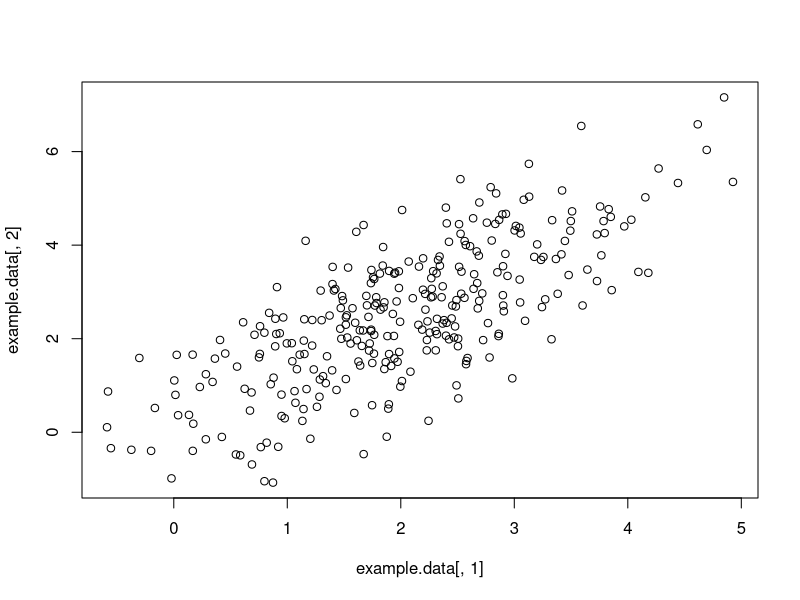
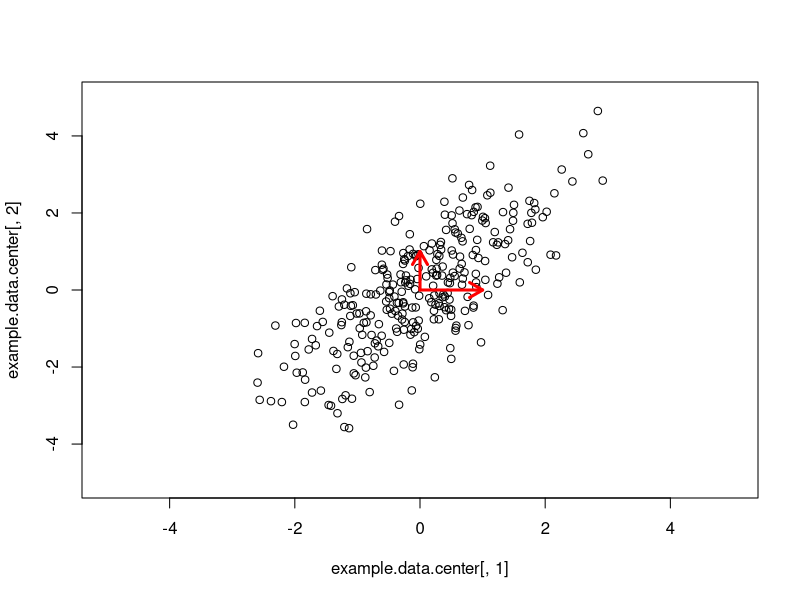
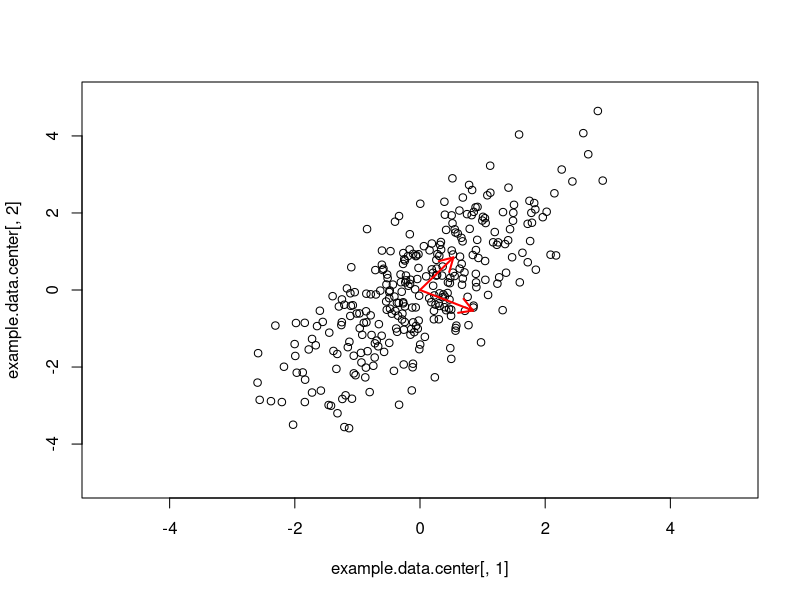
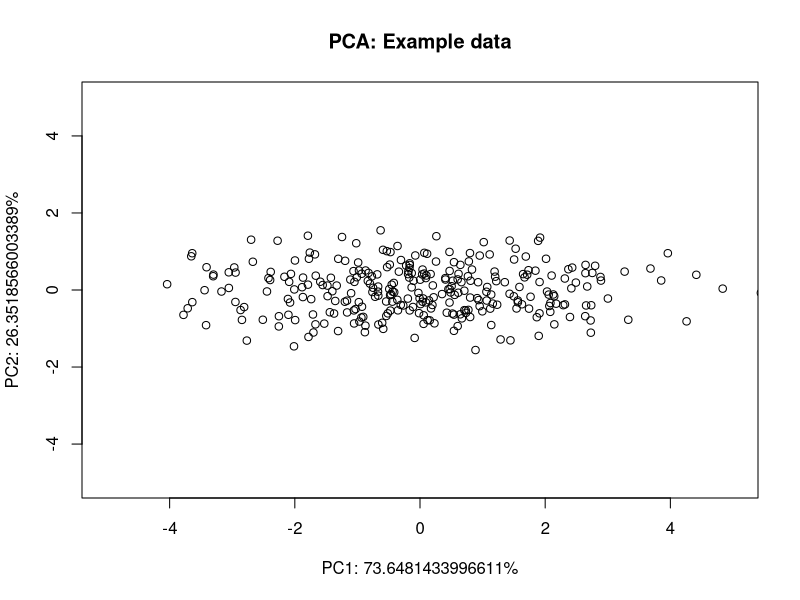

R code for these plots, in order:
## ---- chunk 1

set.seed(1987)

## ---- chunk 2

x <- 2 + rnorm(300,0,1)
y <- 0.5 + 1*x + rnorm(300,0,1)

example.data <- cbind(x,y)
plot(example.data[,1],example.data[,2])

## ---- chunk 3
example.data.center <- scale(example.data, center = TRUE, scale = FALSE)
plot(example.data.center[,1], example.data.center[,2],xlim = c(-5,5), ylim = c(-5,5))
arrows(x0=0, y0=0, x1 = 1, y1 = 0, col = "red", lwd = 3,length =0.15)
arrows(x0=0, y0=0, x1 = 0, y1 = 1, col = "red", lwd = 3,length =0.15)

## ---- chunk 4

# when you use prcomp, your input data should have measrued variables in columns and individual samples/points as rows (N samples x G genes (genotypes))
pca.result <- prcomp(example.data.center)

## ---- chunk 5

str(pca.result)

## ---- chunk 6
#$sdev contains information about the fraction of variation explained by a certain principal component.
pca.result$sdev

pcs = (pca.result$sdev / sum(pca.result$sdev))*100

print(pcs)
## ---- chunk 7
#$rotation contains the directions of principal components in each of its columns.
pca.result$rotation

plot(example.data.center[,1], example.data.center[,2],xlim = c(-5,5), ylim = c(-5,5))
arrows(x0=0, y0=0, x1 = pca.result$rotation[1,1], y1 = pca.result$rotation[2,1], col = "red", lwd = 2,length =0.15)
arrows(x0=0, y0=0, x1 = pca.result$rotation[1,2], y1 = pca.result$rotation[2,2], col = "red", lwd = 2,length =0.15)
## ---- chunk 8
#$center contains the mean for each data column (in our case it would be close or equal to 0 since we centered the data). 
pca.result$center

#$scale contains information about whether or not we gave the option to scale (divide it by its standard deviation) the data. 
pca.result$scale

#$x contains the coordinate values of the data projected to a principal component in each of its columns.
plot(pca.result$x[,1],pca.result$x[,2],xlim = c(-5,5), ylim = c(-5,5), xlab=paste0('PC1: ', pcs[1],'%'), ylab=paste0('PC2: ',pcs[2],'%'), main='PCA: Example data')

## ---- chunk 9

library(MASS)

lr_likelihood <- function(y, x_input = NULL){
    n_samples <- length(y)

    X_mx <- cbind(matrix(1, nrow = n_samples, ncol = 1), x_input)

    MLE_beta <- ginv(t(X_mx) %*% X_mx) %*% t(X_mx) %*% y
    
    y_hat <- X_mx %*% MLE_beta
    
    var_hat <- sum((y - (y_hat))^2) / (n_samples - 1)
    
    log_likelihood <- -((n_samples / 2) * log(2 * pi * var_hat) ) - ((1/ (2*var_hat)) * sum((y - (y_hat))^2))
    
    return(log_likelihood)
}
## ---- chunk 10

LRT_test <- function(logl_H0, logl_HA, df_test){

    LRT<-2*logl_HA-2*logl_H0 #likelihood ratio test statistic
    #likelihood ratio test statistic for every genotype
    pval <- pchisq(LRT, df_test, lower.tail = F)
    return(pval)
}

## ---- chunk 11
set.seed(1987)

x = sample(c(-1,0,1), 100, replace = TRUE)

y = 0.9 * x + rnorm(100)

h0_nocovar <- lr_likelihood(y)
h1_nocovar <- lr_likelihood(y, x)

LRT_test(h0_nocovar, h1_nocovar, df_test = 1)
## ---- chunk 12
x_c = sample(c(0,1), 100, replace = TRUE)
y2 = y + 0.8 * x_c 
  
h0_withcovar <- lr_likelihood(y2)
h1_withcovar <- lr_likelihood(y2, x)
LRT_test(h0_withcovar, h1_withcovar, df_test = 1)
## ---- chunk 13
h0_includecovar <- lr_likelihood(y2, x_c)
ha_includecovar <- lr_likelihood(y2, cbind(x,x_c))
LRT_test(h0_includecovar, ha_includecovar, df_test = 1)
